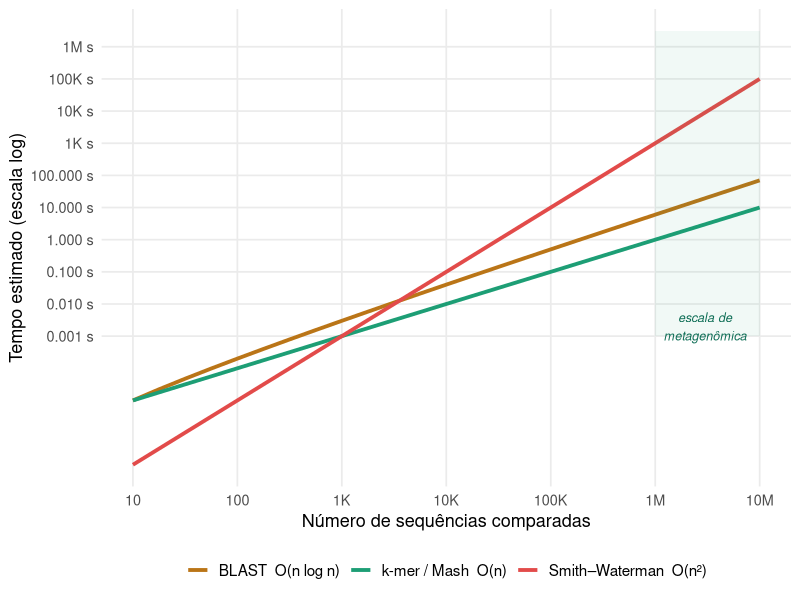
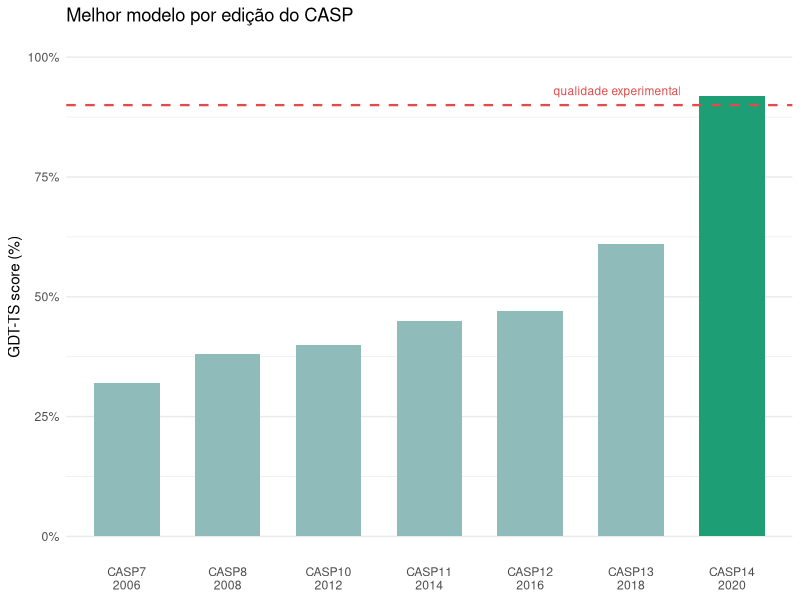
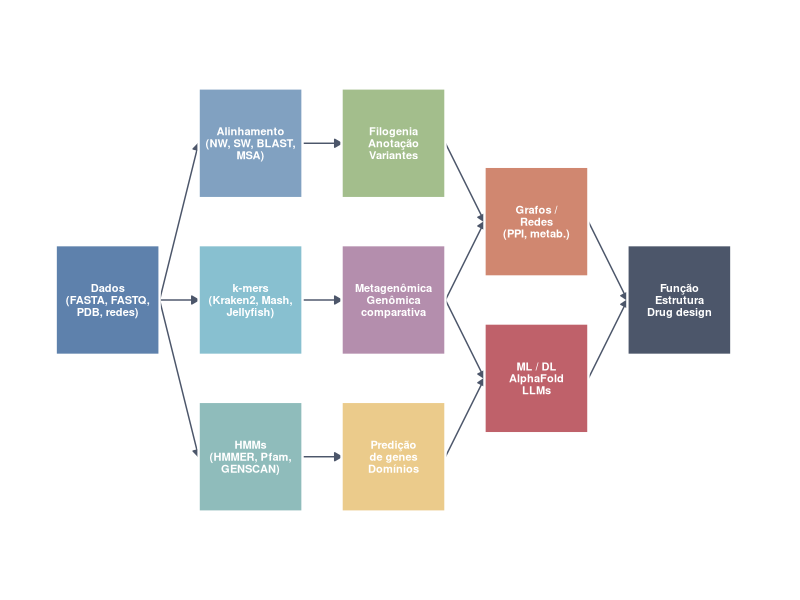

The R source for these figures, in order:
## ---- chunk 1
#| echo: false
#| fig-align: center
#| fig-height: 4
#| fig-width: 9
#| message: false
#| warning: false

library(ggplot2)
library(dplyr)
library(tibble)
library(scales)

n_seq <- 10^seq(1, 7, by = 0.25)

dados <- bind_rows(
  tibble(n = n_seq,
         tempo = n_seq^2 / 1e9,
         metodo = "Smith–Waterman  O(n²)"),
  tibble(n = n_seq,
         tempo = (n_seq * log10(n_seq)) / 1e6,
         metodo = "BLAST  O(n log n)"),
  tibble(n = n_seq,
         tempo = n_seq / 1e6,
         metodo = "k-mer / Mash  O(n)")
)

cores <- c(
  "Smith–Waterman  O(n²)"  = "#E24B4A",
  "BLAST  O(n log n)"      = "#BA7517",
  "k-mer / Mash  O(n)"     = "#1D9E75"
)

ggplot(dados, aes(x = n, y = tempo, color = metodo)) +
  geom_line(linewidth = 1.3) +
  scale_x_log10(
    labels = label_number(scale_cut = cut_short_scale()),
    breaks = 10^(1:7)
  ) +
  scale_y_log10(
    labels = label_number(scale_cut = cut_short_scale(), suffix = " s"),
    breaks = 10^(-3:6)
  ) +
  scale_color_manual(values = cores) +
  annotate("rect",
           xmin = 10^6, xmax = 10^7,
           ymin = 10^-3, ymax = 10^6.5,
           fill = "#1D9E75", alpha = 0.06) +
  annotate("text", x = 3e6, y = 2e-3,
           label = "escala de\nmetagenômica",
           color = "#0F6E56", size = 3.2, fontface = "italic") +
  labs(
    x = "Número de sequências comparadas",
    y = "Tempo estimado (escala log)",
    color = NULL
  ) +
  theme_minimal(base_size = 13) +
  theme(
    legend.position   = "bottom",
    panel.grid.minor  = element_blank(),
    legend.text       = element_text(size = 11)
  )
## ---- chunk 2
#| echo: false
#| fig-height: 3.5
#| fig-width: 5
#| message: false
#| warning: false

library(ggplot2)

casp <- data.frame(
  edicao = factor(
    c("CASP7\n2006","CASP8\n2008","CASP10\n2012",
      "CASP11\n2014","CASP12\n2016","CASP13\n2018",
      "CASP14\n2020"),
    levels = c("CASP7\n2006","CASP8\n2008","CASP10\n2012",
               "CASP11\n2014","CASP12\n2016","CASP13\n2018",
               "CASP14\n2020")
  ),
  gdt = c(32, 38, 40, 45, 47, 61, 92),
  af  = c(FALSE, FALSE, FALSE, FALSE, FALSE, FALSE, TRUE)
)

ggplot(casp, aes(x = edicao, y = gdt, fill = af)) +
  geom_col(width = 0.65) +
  geom_hline(yintercept = 90, linetype = "dashed",
             color = "#E24B4A", linewidth = 0.8) +
  annotate("text", x = 6.5, y = 93,
           label = "qualidade experimental",
           color = "#E24B4A", size = 3, hjust = 1) +
  scale_fill_manual(values = c("FALSE" = "#8fbcbb",
                               "TRUE"  = "#1D9E75")) +
  scale_y_continuous(limits = c(0, 100),
                     labels = function(x) paste0(x, "%")) +
  labs(x = NULL, y = "GDT-TS score (%)",
       title = "Melhor modelo por edição do CASP") +
  theme_minimal(base_size = 11) +
  theme(legend.position = "none",
        panel.grid.major.x = element_blank())
## ---- chunk 3
#| echo: false
#| fig-align: center
#| fig-height: 4.2
#| fig-width: 10
#| message: false
#| warning: false

library(ggplot2)
library(tibble)

blocos <- tribble(
  ~x,  ~y,   ~w,   ~h,   ~label,                    ~cor,
  1.0, 3.0,  1.6,  0.7,  "Dados\n(FASTA, FASTQ,\nPDB, redes)",   "#5E81AC",
  3.2, 4.0,  1.6,  0.7,  "Alinhamento\n(NW, SW, BLAST,\nMSA)",   "#81A1C1",
  3.2, 3.0,  1.6,  0.7,  "k-mers\n(Kraken2, Mash,\nJellyfish)", "#88C0D0",
  3.2, 2.0,  1.6,  0.7,  "HMMs\n(HMMER, Pfam,\nGENSCAN)",       "#8FBCBB",
  5.4, 4.0,  1.6,  0.7,  "Filogenia\nAnotação\nVariantes",       "#A3BE8C",
  5.4, 3.0,  1.6,  0.7,  "Metagenômica\nGenômica\ncomparativa",  "#B48EAD",
  5.4, 2.0,  1.6,  0.7,  "Predição\nde genes\nDomínios",         "#EBCB8B",
  7.6, 3.5,  1.6,  0.7,  "Grafos /\nRedes\n(PPI, metab.)",       "#D08770",
  7.6, 2.5,  1.6,  0.7,  "ML / DL\nAlphaFold\nLLMs",            "#BF616A",
  9.8, 3.0,  1.6,  0.7,  "Função\nEstrutura\nDrug design",       "#4C566A"
)

setas <- tribble(
  ~x1,  ~y1,  ~x2,  ~y2,
  1.8,  3.0,  2.4,  4.0,
  1.8,  3.0,  2.4,  3.0,
  1.8,  3.0,  2.4,  2.0,
  4.0,  4.0,  4.6,  4.0,
  4.0,  3.0,  4.6,  3.0,
  4.0,  2.0,  4.6,  2.0,
  6.2,  4.0,  6.8,  3.5,
  6.2,  3.0,  6.8,  3.5,
  6.2,  2.0,  6.8,  2.5,
  6.2,  3.0,  6.8,  2.5,
  8.4,  3.5,  9.0,  3.0,
  8.4,  2.5,  9.0,  3.0
)

ggplot() +
  geom_segment(data = setas,
               aes(x = x1, y = y1, xend = x2, yend = y2),
               arrow = arrow(length = unit(0.2, "cm"), type = "closed"),
               color = "#4C566A", linewidth = 0.5) +
  geom_tile(data = blocos,
            aes(x = x, y = y, width = w, height = h, fill = cor),
            color = "white", linewidth = 0.8) +
  geom_text(data = blocos,
            aes(x = x, y = y, label = label),
            size = 2.8, color = "white", fontface = "bold",
            lineheight = 0.9) +
  scale_fill_identity() +
  scale_x_continuous(limits = c(0, 11)) +
  scale_y_continuous(limits = c(1.3, 4.7)) +
  theme_void() +
  theme(plot.margin = margin(5, 5, 5, 5))
